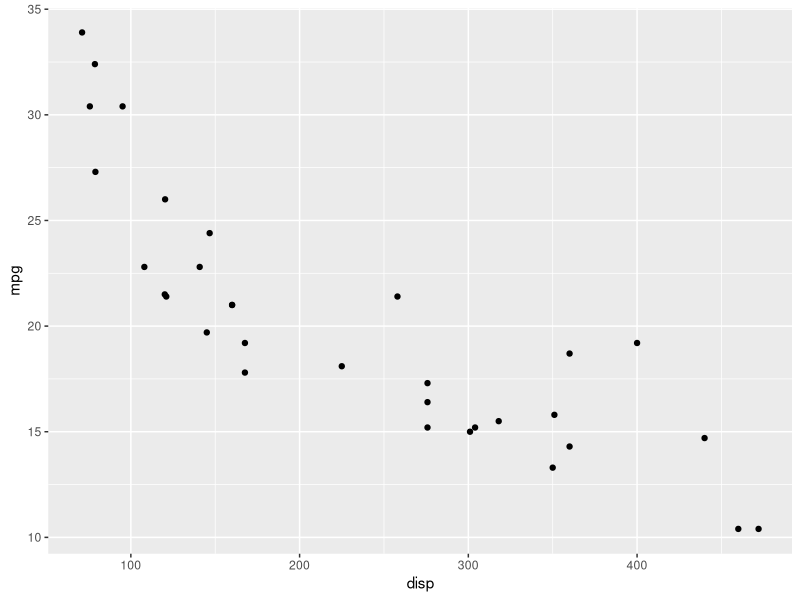
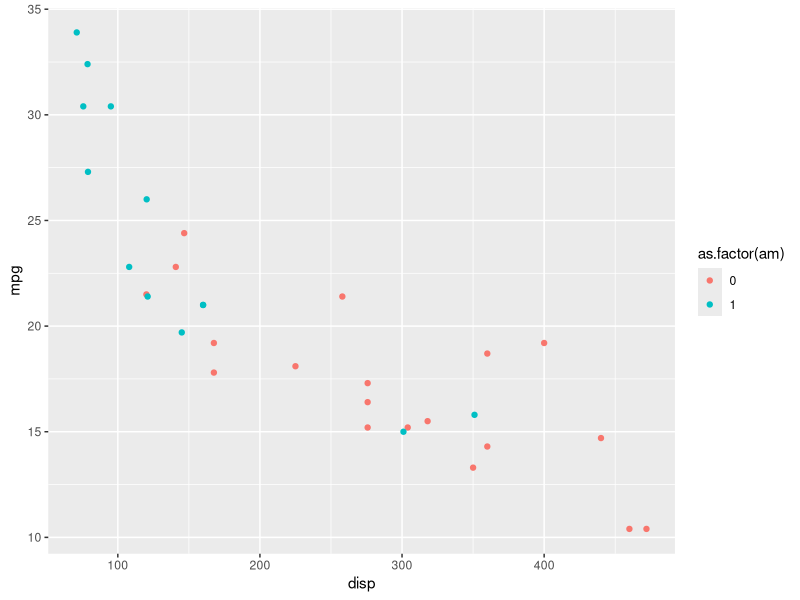
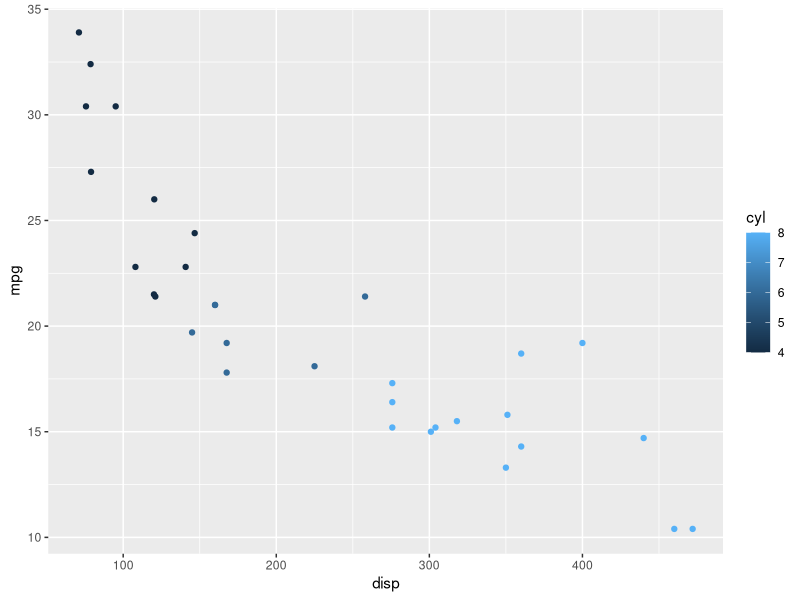
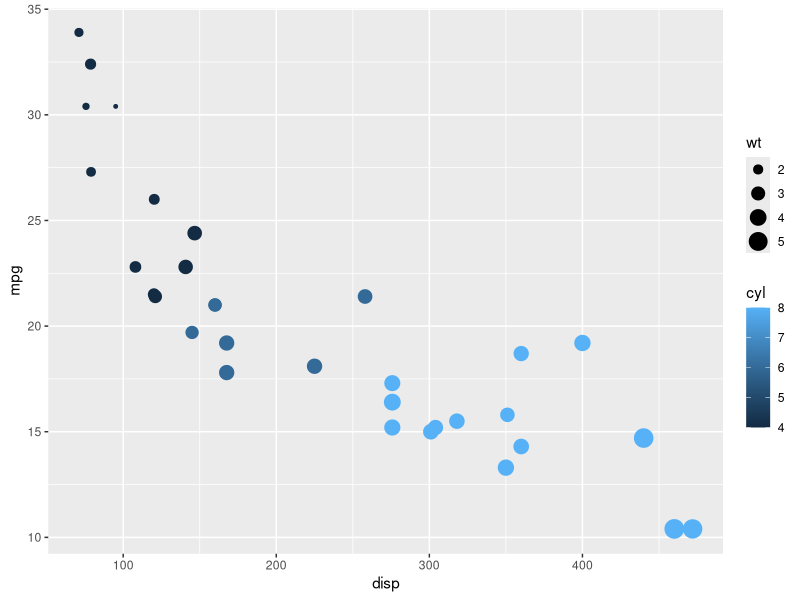
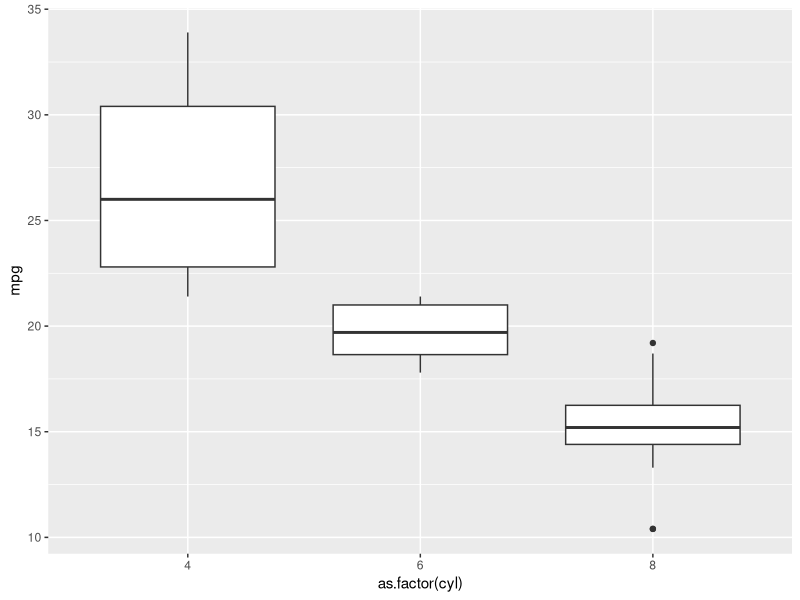
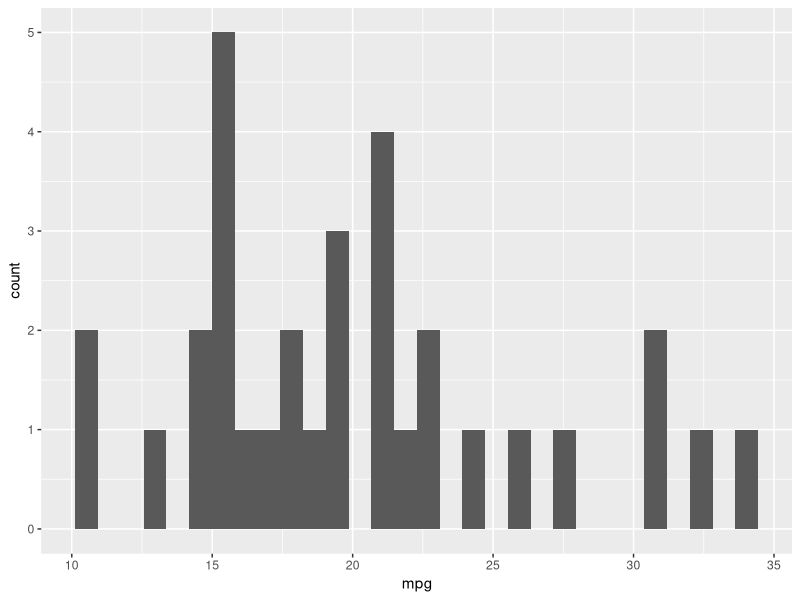
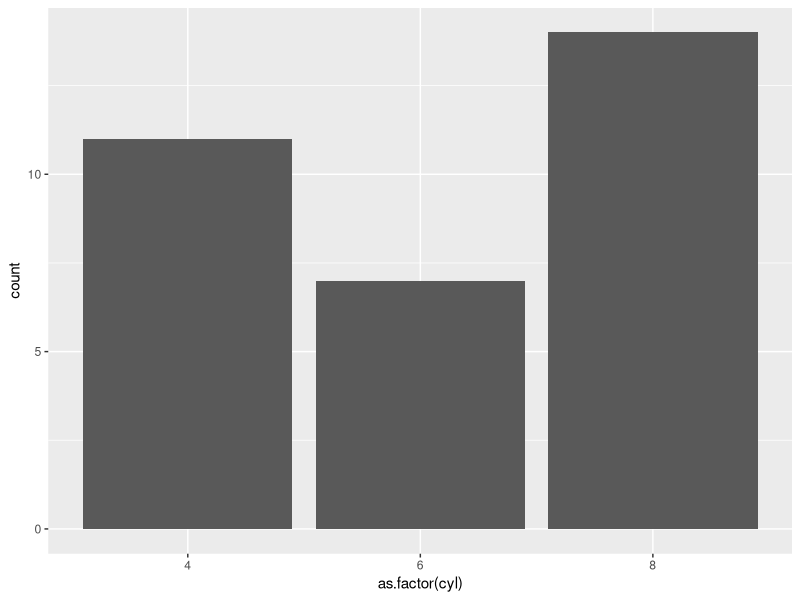
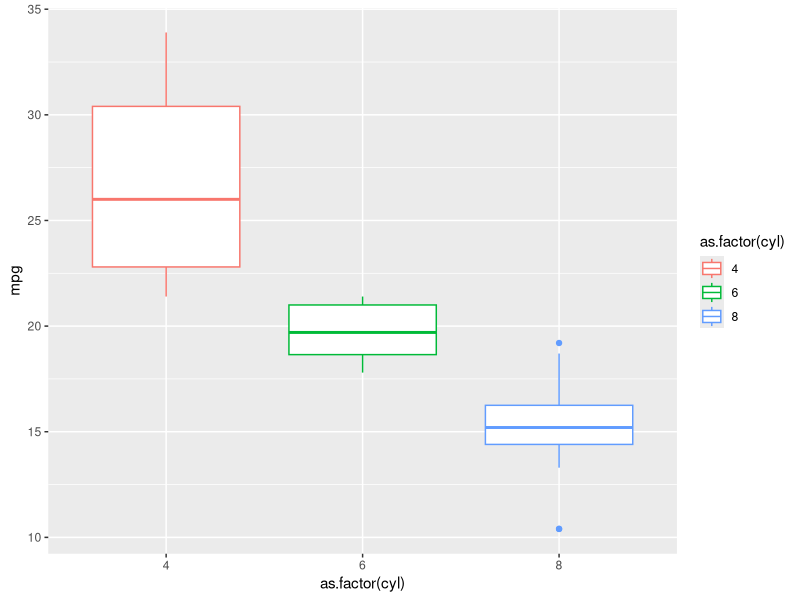

Source code (R) for these figures, in order:
install.packages("ggplot2")

library(ggplot2)

head(mtcars)

ggplot(data = mtcars, aes(x = disp, y = mpg)) + 
  geom_point()

ggplot(data = mtcars, aes(x = disp, y = mpg, colour = as.factor(am))) + 
  geom_point()

ggplot(mtcars, aes(x = disp, y = mpg, colour = cyl)) + 
  geom_point()

ggplot(mtcars, aes(x = disp, y = mpg, colour = cyl, size = wt)) +
  geom_point()

ggplot(mtcars, aes(x = as.factor(cyl), y = mpg)) + 
  geom_boxplot()

ggplot(mtcars, aes(x = mpg)) + 
  geom_histogram()

ggplot(mtcars, aes(x = as.factor(cyl))) + 
  geom_bar()

ggplot(mtcars, aes(x = as.factor(cyl), y = mpg, colour = as.factor(cyl))) + 
  geom_boxplot()
ggplot(mtcars, aes(x = as.factor(cyl), y = mpg, fill = as.factor(cyl))) + geom_boxplot()

ggplot(mtcars, aes(x = as.factor(cyl), y = mpg)) + 
  geom_boxplot(color = "red", fill = "pink")

ggplot(mtcars, aes(x = mpg)) + 
  geom_histogram() +
  xlab("Milhas por galão") +
  ylab("Frequência")

ggplot(mtcars, aes(x = mpg)) + 
  geom_histogram() +
  xlab("Milhas por galão") +
  ylab("Frequência") +
  xlim(c(0, 40)) +
  ylim(c(0,8))

ggplot(mtcars, aes(x = as.factor(cyl), fill = as.factor(cyl))) + 
  geom_bar() +
  labs(fill = "cyl")

ggplot(mtcars, aes(x = as.factor(cyl), fill = as.factor(cyl))) + 
  geom_bar() +
  labs(fill = "cyl") +
  theme(legend.position="top")

ggplot(mtcars, aes(x = as.factor(cyl), fill = as.factor(cyl))) + 
  geom_bar() +
  guides(fill=FALSE)

ggplot(mtcars, aes(x = mpg, y = disp, colour = as.factor(cyl))) + 
  geom_point() + 
  facet_grid(am~.)

ggplot(mtcars, aes(x = mpg, y = disp, colour = as.factor(cyl))) +
  geom_point() + 
  facet_grid(.~am)
